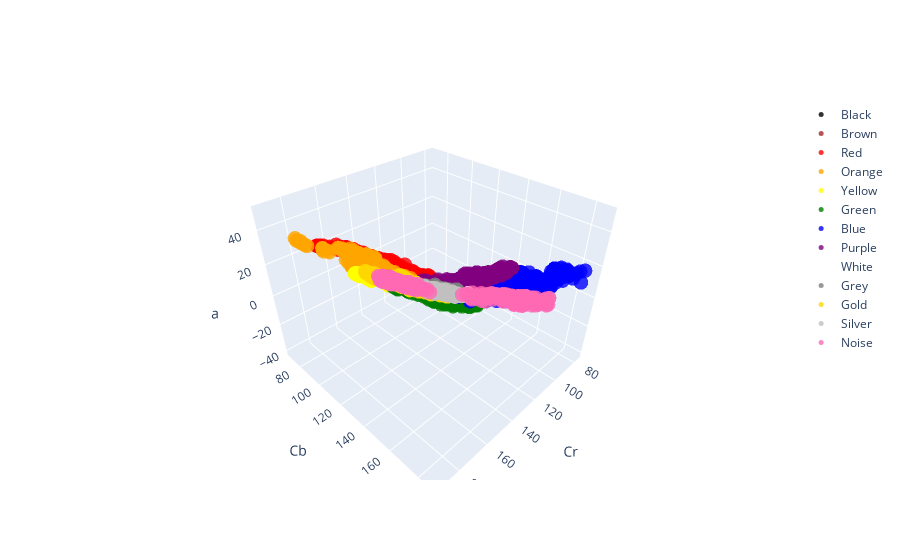

Here is the notebook cell this chart was saved with:
### Code cell
fig = go.Figure()

label_colors = {
    'Black' : 'black',
    'Brown' : 'brown',
    'Red' : 'red',
    'Orange' : 'orange',
    'Yellow' : 'yellow',
    'Green': 'green',
    'Blue': 'blue',
    'Purple': 'purple',
    'White' : 'white',
    'Grey': 'grey',
    'Gold': 'gold',
    'Silver': 'silver',
    'Noise': 'hotpink'
}
# Add trace for each label
for label, color in label_colors.items():
    label_df = df[df['label'] == label]
    fig.add_trace(go.Scatter3d(
        x=label_df['Cr'],
        y=label_df['Cb'],
        z=label_df['a'],
        mode='markers',
        marker=dict(size=5, color=label_colors[label], opacity=0.8),
        name=label
    ))
    
# Set axis labels
fig.update_layout(scene=dict(xaxis_title='Cr', yaxis_title='Cb', zaxis_title='a'))

# Show the plot
fig.show()

### Figure 1 — Plotly figure (JSON) as saved in the notebook; plotly's stock layout.template omitted (floating-point values rounded to 4 significant figures; data arrays with more than 128 entries replaced by an {"elided": "..."} marker saying what was removed)
{"data": [{"marker": {"color": "black", "opacity": 0.8, "size": 5}, "mode": "markers", "name": "Black", "type": "scatter3d", "x": {"elided": "353 int values"}, "y": {"elided": "353 int values"}, "z": {"elided": "353 int values"}}, {"marker": {"color": "brown", "opacity": 0.8, "size": 5}, "mode": "markers", "name": "Brown", "type": "scatter3d", "x": {"elided": "538 int values"}, "y": {"elided": "538 int values"}, "z": {"elided": "538 int values"}}, {"marker": {"color": "red", "opacity": 0.8, "size": 5}, "mode": "markers", "name": "Red", "type": "scatter3d", "x": {"elided": "190 int values"}, "y": {"elided": "190 int values"}, "z": {"elided": "190 int values"}}, {"marker": {"color": "orange", "opacity": 0.8, "size": 5}, "mode": "markers", "name": "Orange", "type": "scatter3d", "x": {"elided": "307 int values"}, "y": {"elided": "307 int values"}, "z": {"elided": "307 int values"}}, {"marker": {"color": "yellow", "opacity": 0.8, "size": 5}, "mode": "markers", "name": "Yellow", "type": "scatter3d", "x": {"elided": "184 int values"}, "y": {"elided": "184 int values"}, "z": {"elided": "184 int values"}}, {"marker": {"color": "green", "opacity": 0.8, "size": 5}, "mode": "markers", "name": "Green", "type": "scatter3d", "x": {"elided": "176 int values"}, "y": {"elided": "176 int values"}, "z": {"elided": "176 int values"}}, {"marker": {"color": "blue", "opacity": 0.8, "size": 5}, "mode": "markers", "name": "Blue", "type": "scatter3d", "x": {"elided": "354 int values"}, "y": {"elided": "354 int values"}, "z": {"elided": "354 int values"}}, {"marker": {"color": "purple", "opacity": 0.8, "size": 5}, "mode": "markers", "name": "Purple", "type": "scatter3d", "x": {"elided": "388 int values"}, "y": {"elided": "388 int values"}, "z": {"elided": "388 int values"}}, {"marker": {"color": "white", "opacity": 0.8, "size": 5}, "mode": "markers", "name": "White", "type": "scatter3d", "x": {"elided": "241 int values"}, "y": {"elided": "241 int values"}, "z": {"elided": "241 int values"}}, {"marker": {"color": "grey", "opacity": 0.8, "size": 5}, "mode": "markers", "name": "Grey", "type": "scatter3d", "x": {"elided": "216 int values"}, "y": {"elided": "216 int values"}, "z": {"elided": "216 int values"}}, {"marker": {"color": "gold", "opacity": 0.8, "size": 5}, "mode": "markers", "name": "Gold", "type": "scatter3d", "x": {"elided": "830 int values"}, "y": {"elided": "830 int values"}, "z": {"elided": "830 int values"}}, {"marker": {"color": "silver", "opacity": 0.8, "size": 5}, "mode": "markers", "name": "Silver", "type": "scatter3d", "x": {"elided": "850 int values"}, "y": {"elided": "850 int values"}, "z": {"elided": "850 int values"}}, {"marker": {"color": "hotpink", "opacity": 0.8, "size": 5}, "mode": "markers", "name": "Noise", "type": "scatter3d", "x": {"elided": "722 int values"}, "y": {"elided": "722 int values"}, "z": {"elided": "722 int values"}}], "layout": {"scene": {"xaxis": {"title": {"text": "Cr"}}, "yaxis": {"title": {"text": "Cb"}}, "zaxis": {"title": {"text": "a"}}}}}
